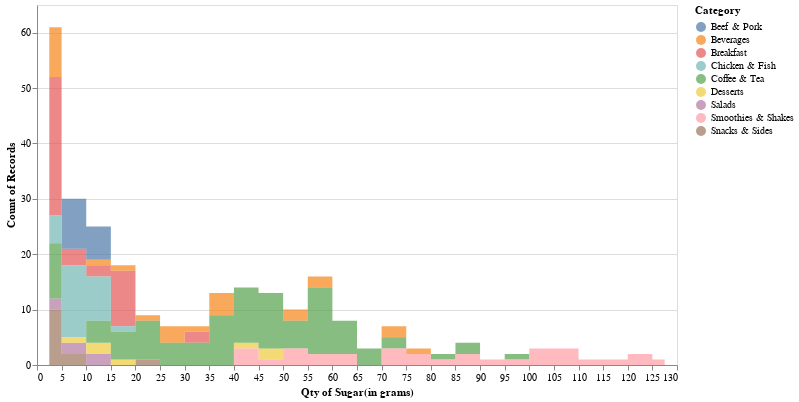

Source (notebook cell):
### Code cell
dist_col = "Sugars"
color_col = "Category"
bin_len = 5
height=360
width=640

alt_bin = alt.Bin(step=bin_len)
color=alt.Color("%s:N" % (color_col))
x_alt = alt.X("%s:Q" % (dist_col), bin=alt_bin,title="Qty of Sugar(in grams)")
chart = alt.Chart(data).mark_area(opacity=0.7,interpolate='step').encode(x=x_alt,y='count()',color=color)
chart = chart.properties(height=height,width=width).interactive()

chart.display()

### Figure 1 — Vega-Lite specification as saved in the notebook (floating-point values rounded to 4 significant figures; data arrays with more than 128 entries replaced by an {"elided": "..."} marker saying what was removed)
{"config": {"view": {"continuousWidth": 400, "continuousHeight": 300}}, "data": {"name": "data-a360ffbb61831f1bb4b9ad76deb73333"}, "mark": {"type": "area", "interpolate": "step", "opacity": 0.7}, "encoding": {"color": {"type": "nominal", "field": "Category"}, "x": {"type": "quantitative", "bin": {"step": 5}, "field": "Sugars", "title": "Qty of Sugar(in grams)"}, "y": {"type": "quantitative", "aggregate": "count"}}, "height": 360, "selection": {"selector012": {"type": "interval", "bind": "scales", "encodings": ["x", "y"]}}, "width": 640, "$schema": "https://vega.github.io/schema/vega-lite/v4.8.1.json", "datasets": {"data-a360ffbb61831f1bb4b9ad76deb73333": {"elided": "260 records"}}}
